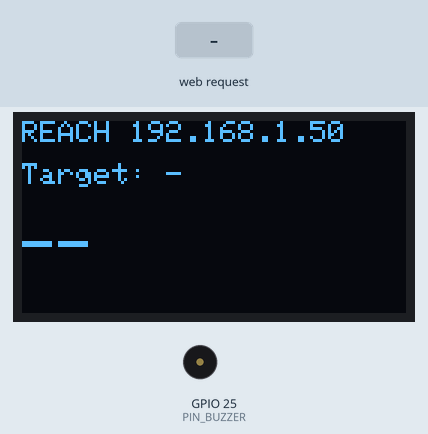
Simulated run of this sketch. Board: ESP32. Parts: 128×64 one-colour display, buzzer (waves = sounding, pin HIGH). The test bench sets the inputs (shaded band). WiFi joins after 1.5 s; servers stay silent unless stated; what the sketch prints to the serial monitor is not drawn.

Above: at 2.8 s.
2.9 s: HTTP request GET /g?d=1 received
At 3.45 s:
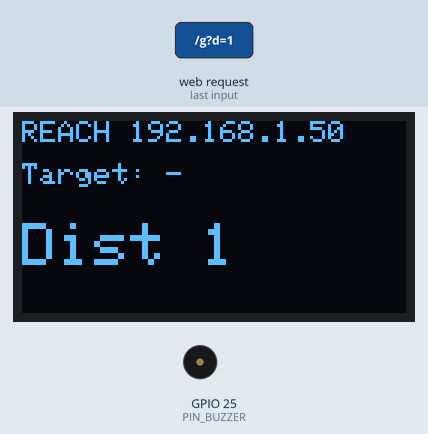
4.6 s: HTTP request GET /g?d=0 received
At 5.3 s:
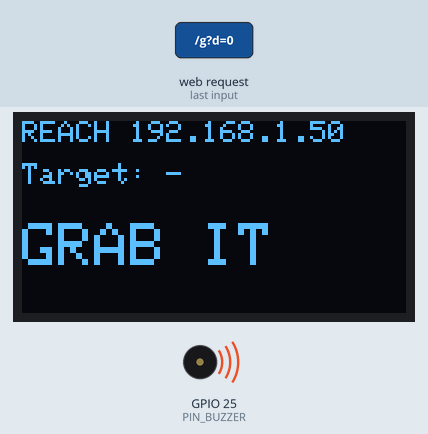
7.1 s: HTTP request GET /g?d=1&t=1 received
At 8.19 s:
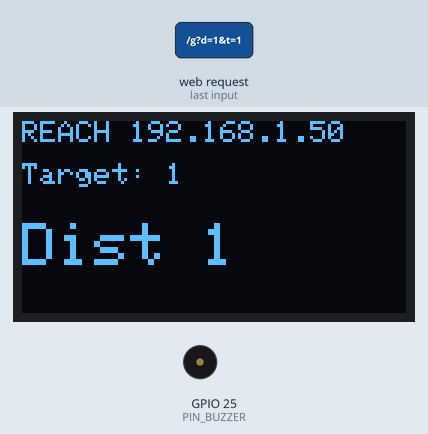
8.9 s: HTTP request GET /g?d=0 received
At 8.99 s:
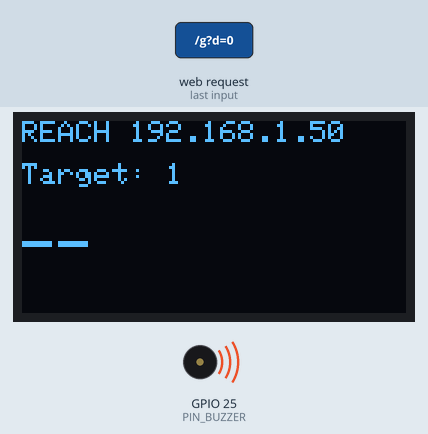
Timing chart, 0 to 11.9 s (numbered marks = the images above; inputs shaded):
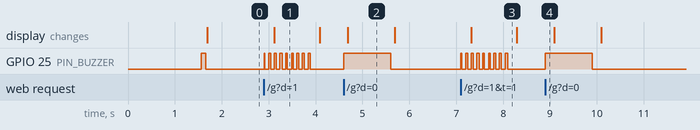

Measured:
- after the input at 2.9 s, GPIO 25 (PIN_BUZZER): alternates HIGH for 0.04 s and LOW for 0.08 s, 18 changes in all, then stays LOW, starting at once; the display: changes after 0.22 s (image 1)
- after the input at 4.6 s, GPIO 25 (PIN_BUZZER): LOW → HIGH at once, → LOW 1.0 s later; the display: changes after 0.09 s (image 2)
- after the input at 7.1 s, GPIO 25 (PIN_BUZZER): alternates HIGH for 0.04 s and LOW for 0.08 s, 18 changes in all, then stays LOW, starting at once; the display: changes after 0.22 s (image 3)
- after the input at 8.9 s, GPIO 25 (PIN_BUZZER): LOW → HIGH at once, → LOW 1.0 s later
- what the display in image 2 shows lasts 1.0 s, from 4.7 s to 5.7 s

The sketch:

Reach.ino
```cpp
// Reach — last-foot object guidance for blind and low-vision users.
// Phone held against the reaching arm finds the object; the ESP32 buzzer on the hand
// beeps faster as you aim at it and get closer, and holds a steady tone when in reach.
//
// Phone UI source: web/index.html (embedded via tools/embed_page.py)
// Board: "ESP32 Dev Module"   Libraries: Adafruit SSD1306 (+ Adafruit GFX)
// Wiring: OLED VCC->3V3 GND->GND SCL->D22 SDA->D21 | Active buzzer + ->D25, - ->GND

#include <WiFi.h>
#include <WebServer.h>
#include <Wire.h>
#include <Adafruit_GFX.h>
#include <Adafruit_SSD1306.h>

#include "secrets.h"    // copy secrets.example.h -> secrets.h and fill in your hotspot
#include "page_html.h"  // generated from web/index.html by tools/embed_page.py

const int PIN_BUZZER = 25;
const unsigned long STALE_MS = 1000;  // silence buzzer if phone stops sending

Adafruit_SSD1306 oled(128, 64, &Wire, -1);
WebServer server(80);

int guideDist = -1;            // -1 = no guidance, 0 = on target, 1..100 = far
String targetName = "-";
unsigned long lastUpdateMs = 0;


// ------------------------------------------------------------------

void handleRoot() { server.send_P(200, "text/html", PAGE); }

void handleGuide() {
  if (!server.hasArg("d")) { server.send(400, "text/plain", "missing d"); return; }
  guideDist = constrain(server.arg("d").toInt(), -1, 100);
  if (server.hasArg("t")) targetName = server.arg("t");
  lastUpdateMs = millis();
  server.sendHeader("Access-Control-Allow-Origin", "*");  // allow the laptop-hosted page
  server.send(200, "text/plain", "ok");
}

int currentDist() {
  return (millis() - lastUpdateMs > STALE_MS) ? -1 : guideDist;
}

// Parking-sensor style: silent, then faster beeps as distance shrinks, steady tone on target.
void updateBuzzer() {
  int d = currentDist();
  bool on;
  if (d < 0) on = false;
  else if (d == 0) on = true;
  else {
    unsigned long period = map(d, 1, 100, 120, 900);
    on = (millis() % period) < 40;
  }
  digitalWrite(PIN_BUZZER, on ? HIGH : LOW);
}

void drawOled() {
  static unsigned long lastDraw = 0;
  if (millis() - lastDraw < 200) return;
  lastDraw = millis();

  int d = currentDist();
  oled.clearDisplay();
  oled.setTextColor(SSD1306_WHITE);
  oled.setTextSize(1);
  oled.setCursor(0, 0);
  oled.print("REACH ");
  oled.print(WiFi.localIP());
  oled.setCursor(0, 14);
  oled.print("Target: ");
  oled.print(targetName);
  oled.setTextSize(2);
  oled.setCursor(0, 34);
  if (d < 0) oled.print("--");
  else if (d == 0) oled.print("GRAB IT");
  else { oled.print("Dist "); oled.print(d); }
  oled.display();
}

void halt(const char* msg) {
  Serial.println(msg);
  oled.clearDisplay();
  oled.setTextSize(1);
  oled.setCursor(0, 0);
  oled.println(msg);
  oled.display();
  while (true) delay(1000);
}

void setup() {
  Serial.begin(115200);
  pinMode(PIN_BUZZER, OUTPUT);
  digitalWrite(PIN_BUZZER, LOW);

  if (!oled.begin(SSD1306_SWITCHCAPVCC, 0x3C)) {
    Serial.println("OLED not found at 0x3C - check SDA=21 SCL=22 wiring");
    while (true) delay(1000);
  }
  oled.clearDisplay();
  oled.setTextColor(SSD1306_WHITE);
  oled.setTextSize(1);
  oled.setCursor(0, 0);
  oled.print("WiFi: ");
  oled.println(WIFI_SSID);
  oled.display();

  WiFi.mode(WIFI_STA);
  WiFi.begin(WIFI_SSID, WIFI_PASS);
  unsigned long start = millis();
  while (WiFi.status() != WL_CONNECTED) {
    if (millis() - start > 20000) halt("WiFi FAILED.\nCheck name/password\nand 2.4 GHz hotspot.");
    delay(250);
  }
  Serial.print("Open on phone: http://");
  Serial.println(WiFi.localIP());

  server.on("/", handleRoot);
  server.on("/g", handleGuide);
  server.begin();

  // Startup chirp so you know the buzzer works
  digitalWrite(PIN_BUZZER, HIGH); delay(100); digitalWrite(PIN_BUZZER, LOW);
}

void loop() {
  server.handleClient();
  updateBuzzer();
  drawOled();
}
```

page_html.h
```cpp
// GENERATED by tools/embed_page.py from web/index.html. Do not edit by hand.
#pragma once
const char PAGE[] PROGMEM = R"HTML(<!doctype html>
<html><head><meta charset="utf-8"><meta name="viewport" content="width=device-width,initial-scale=1">
<title>Reach</title>
<style>
body{margin:0;font-family:sans-serif;background:#000;color:#fff;text-align:center}
canvas{width:100%;max-height:50vh;object-fit:contain;background:#111}
button{font-size:22px;padding:14px 8px;margin:4px;border-radius:12px;border:0;background:#333;color:#fff;min-width:29%}
button.on{background:#0a7}
#start{background:#06c;width:94%}
#mic{background:#c60;width:94%;font-size:30px;padding:28px 8px}
#status{font-size:30px;font-weight:bold;margin:8px;min-height:36px}
#err{color:#f66;font-size:16px}
</style></head><body>
<button id="start">Start camera</button>
<canvas id="c"></canvas>
<div id="status">Tap Start</div>
<div id="err"></div>
<button id="mic">🎤 Tap, then say the object</button>
<div id="targets"></div>
<video id="v" playsinline muted style="position:absolute;width:1px;height:1px;opacity:0"></video>
<script type="module">
// Arm-mounted guidance: the phone is held upright against the reaching forearm,
// back camera pointing where the hand is going.
//  - object off-center  -> say "left/right/up/down"
//  - object centered    -> say "forward"
//  - object big enough  -> "grab it" (steady tone)
// The buzzer beeps faster the more centered AND the bigger (closer) the object is.
import {FilesetResolver, ObjectDetector} from "https://cdn.jsdelivr.net/npm/@mediapipe/tasks-vision@1.2.3/vision_bundle.mjs";

const BASE = "https://cdn.jsdelivr.net/npm/@mediapipe/tasks-vision@1.2.3";
const TARGETS = ["cup","bottle","cell phone","remote","bowl","book","scissors","apple"];
const ALIASES = {phone:"cell phone", mug:"cup", water:"bottle", controller:"remote"};

// ---- tuning ----
const SCORE_THRESHOLD = 0.35; // lower = finds objects more easily, more false hits
const CENTER_ZONE = 0.15;     // how far from center (fraction of frame) still counts as "aimed"
const GRAB_SIZE = 0.55;       // object fills this fraction of the frame -> "grab it"
const LOST_MS = 700;          // keep the last sighting this long (bridges flicker)
const REPEAT_MS = 2500;       // repeat the same spoken direction this often

// Served by the ESP32 -> same origin. Served from a laptop -> add ?esp=<ESP32 IP> to the URL.
const ESP = new URLSearchParams(location.search).get("esp");
const ESP_BASE = ESP ? `http://${ESP}` : "";

const $ = id => document.getElementById(id);
const v = $("v"), c = $("c"), ctx = c.getContext("2d");
let detector, target = null, box = null, seenAt = 0, announced = false;
let lastSpoken = "", lastSpokenAt = 0, lastSend = 0, inflight = false;

function setStatus(t){ $("status").textContent = t; }

function say(text, force){
  const now = performance.now();
  if (!force && text === lastSpoken && now - lastSpokenAt < REPEAT_MS) return;
  if (!force && speechSynthesis.speaking) return;
  speechSynthesis.cancel();
  speechSynthesis.speak(new SpeechSynthesisUtterance(text));
  lastSpoken = text; lastSpokenAt = now;
}

function send(d){
  const now = performance.now();
  if (inflight || now - lastSend < 120) return;
  inflight = true; lastSend = now;
  fetch(`${ESP_BASE}/g?d=${d}&t=${encodeURIComponent(target || "-")}`)
    .then(r => { if (!r.ok) throw new Error("HTTP " + r.status); $("err").textContent = ""; })
    .catch(e => { $("err").textContent = "ESP32 not reachable: " + e.message; })
    .finally(() => { inflight = false; });
}

function setTarget(name){
  target = name; box = null; announced = false;
  document.querySelectorAll("#targets button").forEach(b => b.classList.toggle("on", b.textContent === name));
  say(`Looking for ${name}. Sweep your arm slowly.`, true);
}

for (const t of TARGETS){
  const b = document.createElement("button");
  b.textContent = t; b.onclick = () => setTarget(t);
  $("targets").appendChild(b);
}

$("mic").onclick = () => {
  const SR = window.SpeechRecognition || window.webkitSpeechRecognition;
  if (!SR){ $("err").textContent = "Voice input not supported in this browser"; return; }
  speechSynthesis.cancel();  // don't let the phone hear itself
  const rec = new SR();
  rec.lang = "en-US";
  rec.onresult = e => {
    const said = e.results[0][0].transcript.toLowerCase();
    const name = TARGETS.find(t => said.includes(t))
              || Object.keys(ALIASES).filter(a => said.includes(a)).map(a => ALIASES[a])[0];
    if (name) setTarget(name); else say(`Sorry, I can't look for ${said}`, true);
  };
  rec.onerror = e => { $("err").textContent = "Voice error: " + e.error; };
  rec.start();
  setStatus("Listening…");
};

$("start").onclick = async () => {
  $("start").disabled = true;
  setStatus("Loading AI model…");
  try {
    if (!navigator.mediaDevices) throw new Error("camera blocked on http — enable the Chrome 'Insecure origins treated as secure' flag for this address");
    const fs = await FilesetResolver.forVisionTasks(BASE + "/wasm");
    detector = await ObjectDetector.createFromOptions(fs, {
      baseOptions: {modelAssetPath: "https://storage.googleapis.com/mediapipe-models/object_detector/efficientdet_lite0/float16/1/efficientdet_lite0.tflite", delegate: "GPU"},
      runningMode: "VIDEO", scoreThreshold: SCORE_THRESHOLD, maxResults: 5});
    v.srcObject = await navigator.mediaDevices.getUserMedia({video: {facingMode: "environment"}, audio: false});
    await v.play();
    c.width = v.videoWidth; c.height = v.videoHeight;
    $("start").style.display = "none";
    say("Reach ready. Tap the big button and say an object.", true);
    requestAnimationFrame(loop);
  } catch (e) {
    $("err").textContent = "Start failed: " + e.message;
    setStatus("Tap Start");
    $("start").disabled = false;
  }
};

function updateTarget(dets){
  if (!target) return;
  let best = null;
  for (const d of dets){
    const cat = d.categories[0];
    if (cat.categoryName === target && (!best || cat.score > best.score)) best = {score: cat.score, b: d.boundingBox};
  }
  if (!best) return;
  const W = v.videoWidth, H = v.videoHeight;
  box = {x: best.b.originX / W, y: best.b.originY / H, w: best.b.width / W, h: best.b.height / H};
  seenAt = performance.now();
}

function guide(){
  if (!target){ setStatus("Say or tap an object"); send(-1); return; }
  if (!box || performance.now() - seenAt > LOST_MS){
    setStatus(`Searching for ${target}…`); send(-1);
    say(`Searching. Sweep slowly.`);
    return;
  }
  if (!announced){ say(`${target} found`, true); announced = true; }

  const ox = box.x + box.w / 2 - 0.5;           // + = object is right of center
  const oy = box.y + box.h / 2 - 0.5;           // + = object is below center
  const size = Math.max(box.w, box.h);          // bigger = closer
  const aimed = Math.abs(ox) < CENTER_ZONE && Math.abs(oy) < CENTER_ZONE;

  if (aimed && size >= GRAB_SIZE){ setStatus("GRAB IT"); say("Grab it"); send(0); return; }

  // One "warmer/colder" number for the buzzer: closer and better aimed -> smaller -> faster beeps
  const d = Math.min(100, Math.max(1, Math.round(100 * (1 - size / GRAB_SIZE) + 120 * Math.hypot(ox, oy))));
  const dir = aimed ? "forward"
            : Math.abs(ox) > Math.abs(oy) ? (ox > 0 ? "right" : "left")
            : (oy > 0 ? "down" : "up");
  setStatus(`${dir.toUpperCase()} · ${d}`);
  say(dir);
  send(d);
}

function draw(){
  ctx.drawImage(v, 0, 0, c.width, c.height);
  // aim zone in the middle
  ctx.strokeStyle = "#ff0"; ctx.lineWidth = 3;
  ctx.strokeRect((0.5 - CENTER_ZONE) * c.width, (0.5 - CENTER_ZONE) * c.height, 2 * CENTER_ZONE * c.width, 2 * CENTER_ZONE * c.height);
  if (box && performance.now() - seenAt <= LOST_MS){
    ctx.strokeStyle = "#0f0"; ctx.lineWidth = 5;
    ctx.strokeRect(box.x * c.width, box.y * c.height, box.w * c.width, box.h * c.height);
  }
}

function loop(){
  updateTarget(detector.detectForVideo(v, performance.now()).detections);
  guide();
  draw();
  requestAnimationFrame(loop);
}
</script></body></html>
)HTML";
```

secrets.example.h
```cpp
// Copy this file to secrets.h (same folder) and fill in your phone hotspot.
// secrets.h is git-ignored so the password never gets pushed.
// The hotspot MUST be 2.4 GHz — the ESP32 cannot see 5 GHz networks.
#pragma once
#define WIFI_SSID "YOUR_HOTSPOT_NAME"
#define WIFI_PASS "YOUR_HOTSPOT_PASSWORD"
```
